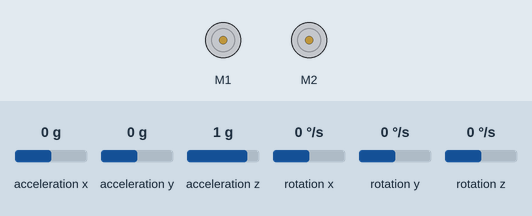
Bench run of a sketch on a simulated Arduino Uno, built with avr-gcc and run on an emulated ATmega328P. Parts: 2 × DC motor (green arrow = forward, orange = backward, longer = faster). Inputs (shaded band) come from the test bench; at power-on: acceleration y 0 g, acceleration x 0 g, acceleration z 1 g, rotation x 0 °/s, rotation y 0 °/s, rotation z 0 °/s. What the sketch prints to the serial monitor is not drawn.

Above: at 1.7 s.
1.8 s: acceleration y set to -1.4 g
At 2.8 s:
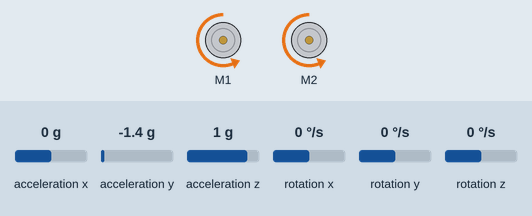
3.3 s: acceleration y set to 0 g
At 4.5 s:
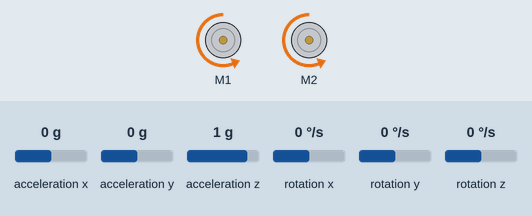
4.8 s: acceleration y set to 0.8 g
At 6.0 s:
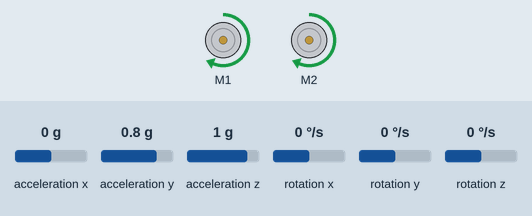
6.3 s: acceleration y set to 0 g
8.3 s: acceleration y set to 1.4 g
At 8.9 s:
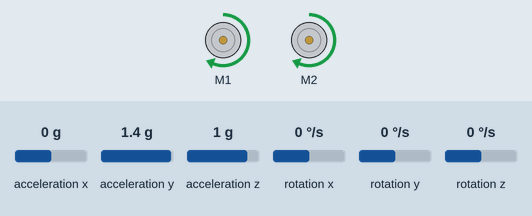
Timing chart, 0 to 10.8 s (numbered marks = the images above; inputs shaded):
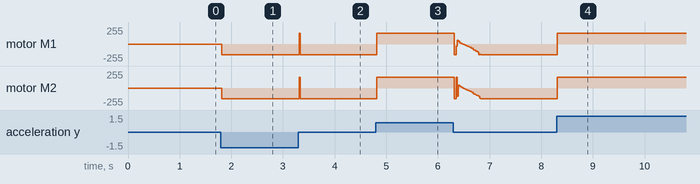

The sketch:

gyro_and_motors_V3.ino
```cpp
//Somewhat ok PID settings: 130/10, 13/20, 90/10
//Even more stable:  135; 50; 16

//way better PID settings (IT ACTUALLY STAYS UPRIGHT): 100/10; 16/40; 55/10


//Last PID: 140/10; 16/40; 120/10
#include <PWM.h>

#include "I2Cdev.h"

#include "MPU6050_6Axis_MotionApps20.h"

#include "DualVNH5019MotorShield.h"

// Arduino Wire library is required if I2Cdev I2CDEV_ARDUINO_WIRE implementation
// is used in I2Cdev.h

DualVNH5019MotorShield md;

#if I2CDEV_IMPLEMENTATION == I2CDEV_ARDUINO_WIRE
    #include "Wire.h"
#endif

#define MAX 255
#define ANGLE_MECHANICAL_CALIBRATION 0.1

MPU6050 mpu;

bool dmpReady = true;  // set true if DMP init was successful
uint8_t mpuIntStatus;   // holds actual interrupt status byte from MPU
uint8_t devStatus;      // return status after each device operation (0 = success, !0 = error)
uint16_t packetSize;    // expected DMP packet size (default is 42 bytes)
uint16_t fifoCount;     // count of all bytes currently in FIFO
uint8_t fifoBuffer[64]; // FIFO storage buffer

// orientation/motion vars
Quaternion q;           // [w, x, y, z]         quaternion container
VectorInt16 aa;         // [x, y, z]            accel sensor measurements
VectorInt16 aaReal;     // [x, y, z]            gravity-free accel sensor measurements
VectorInt16 aaWorld;    // [x, y, z]            world-frame accel sensor measurements
VectorFloat gravity;    // [x, y, z]            gravity vector
float ypr[3];           // [yaw, pitch, roll]   yaw/pitch/roll container and gravity vector


//ALL FUNCTIONS USED

void setM1Speed(int speed); // Set speed for M1.
void setM2Speed(int speed); // Set speed for M2.
void setSpeeds(int m1Speed, int m2Speed); // Set speed for both M1 and M2.
void setM1Brake(int brake); // Brake M1.
void setM2Brake(int brake); // Brake M2.
void setBrakes(int m1Brake, int m2Brake);

void gyro_init();

void calc_balance_PID();
void calc_setpoint_PID();

void receive_data();

void stopIfFault();

//END OF FUNCTIONS

int avgPWM = 0;
int avgPWM_array[10];
int avgPWM_counter=0;


//Balancing PID related values
int error, P, D, last_P;
long I = 0;
int speed=0;
int I_gain_num = 33;
int I_gain_den = 40;
int D_gain_num = 550;
int D_gain_den = 10;
int P_gain_num= 209;//numenator
int P_gain_den=10;//denominator
int max_i=200;
int target_PWM=100;

//
//setpoint PID related values
int stp_error=0;
int last_stp_error=0;
long int stp_I=0;
int stp_P=0;
int stp_D=0;

/*
int stp_P_gain=500;
int stp_I_gain=750;
int stp_D_gain=200; good for just standing up
*/
int stp_P_gain=100;
int stp_I_gain=5050;
int stp_D_gain=150;
//

char buff[4];
float offset;
int turn;
int dir;
int turn_amount;
int direction_amount;
int remap_counter=0;
int remap_normalise_counter=0;
int remap_limit=10;
int setpoint_offset=0;
int motor_left=0;
int motor_right=0;

unsigned long controller_rst_timer;

void setup() {
  // put your setup code here, to run once:

   gyro_init();
   P=I=D=error=last_P=0;

dir=0;
turn=0;
turn_amount=100;
direction_amount=5;
target_PWM=0;
//zero avgPWM
for(avgPWM_counter=0;avgPWM_counter<9;avgPWM_counter++){
  avgPWM_array[avgPWM_counter]=0;
}
avgPWM_counter=0;
   Serial.begin(9600);
   md.init();
}


void loop() {
    //receive_data();
  // put your main code here, to run repeatedly:
      mpuIntStatus = mpu.getIntStatus();
    fifoCount = mpu.getFIFOCount();
    if ((mpuIntStatus & 0x10) || fifoCount == 1024) {
        mpu.resetFIFO();
    } else if (mpuIntStatus & 0x02) {
        while (fifoCount < packetSize) fifoCount = mpu.getFIFOCount();
        while((millis()%5)!=0);
        mpu.getFIFOBytes(fifoBuffer, packetSize);
        fifoCount -= packetSize;
            mpu.dmpGetQuaternion(&q, fifoBuffer);
            mpu.dmpGetGravity(&gravity, &q);
            mpu.dmpGetYawPitchRoll(ypr, &q, &gravity);


        //If robot is lying down, stop the motors
        if(ypr[2]>1||ypr[2]<(-1)){
          setpoint_offset=0;
          md.setSpeeds(0,0);
          I=0;
          stp_I=0;
        }
        //if it's not horisontal: DRIVE and BALANCE! :)
        else{
          calc_setpoint_PID();
          calc_balance_PID();

            md.setSpeeds(motor_left+turn+target_PWM, motor_right-turn+target_PWM);
        }
    }
}


//FUNCTIONS:


/*void receive_data(){

      if(Serial.available()>2){
      buff[0]=Serial.read();
      if(buff[0]=='d'){
        turn=Serial.parseInt();
        turn=turn/2;
        dir=Serial.parseInt();
        target_PWM=map(dir, -512, 512, -150, 150);
      }
    else{

      if(buff[0]=='s'){
        buff[0]=Serial.read();
          if(buff[0]=='p'){
            P_gain_num=Serial.parseInt();
            Serial.print("P_numerator set to ");
            Serial.println(P_gain_num);
          }
          else if(buff[0]=='P'){
            P_gain_den=Serial.parseInt();
            Serial.print("P_denominator set to ");
            Serial.println(P_gain_den);
          }
          else if(buff[0]=='D'){
            D_gain_den=Serial.parseInt();
            Serial.print("D_gain_denominator set to ");
            Serial.println(D_gain_den);
          }
          else if(buff[0]=='I'){
            I_gain_den=Serial.parseInt();
            Serial.print("I_gain_denominator set to ");
            Serial.println(I_gain_den);
          }
                    else if(buff[0]=='d'){
            D_gain_num=Serial.parseInt();
            Serial.print("D_gain_numenator set to ");
            Serial.println(D_gain_num);
          }
          else if(buff[0]=='i'){
            I_gain_num=Serial.parseInt();
            Serial.print("I_gain_numenator set to ");
            Serial.println(I_gain_num);
          }
          else if(buff[0]=='s'){
            buff[0]=Serial.read();
            if(buff[0]=='p'){
              stp_P_gain=Serial.parseInt();
              Serial.print("stp_P_gain set to ");
              Serial.println(stp_P_gain);
            }
            else if(buff[0]=='i'){
              stp_I_gain=Serial.parseInt();
              Serial.print("stp_I_gain set to ");
              Serial.println(stp_I_gain);
            }
            else if(buff[0]=='d'){
              stp_D_gain=Serial.parseInt();
              Serial.print("stp_D_gain set to ");
              Serial.println(stp_D_gain);
            }
          }


      }
    }
  }
}
*/
void gyro_init(){
   #if I2CDEV_IMPLEMENTATION == I2CDEV_ARDUINO_WIRE
        Wire.begin();
        Wire.setClock(400000); // 400kHz I2C clock. Comment this line if having compilation difficulties
    #elif I2CDEV_IMPLEMENTATION == I2CDEV_BUILTIN_FASTWIRE
        Fastwire::setup(400, true);
    #endif
    Serial.begin(9600);
    mpu.initialize();

    Serial.println(F("Initializing DMP..."));
    devStatus = mpu.dmpInitialize();

    // Gyro offsets
    mpu.setXGyroOffset(-599);
    mpu.setYGyroOffset(39);
    mpu.setZGyroOffset(15);
    mpu.setZAccelOffset(2279);

    if (devStatus == 0) {
        Serial.println(F("Enabling DMP..."));
        mpu.setDMPEnabled(true);


        mpuIntStatus = mpu.getIntStatus();

        // set our DMP Ready flag so the main loop() function knows it's okay to use it
        Serial.println(F("DMP ready! Waiting for first interrupt..."));
        dmpReady = true;

        // get expected DMP packet size for later comparison
        packetSize = mpu.dmpGetFIFOPacketSize();
    } else {
        // ERROR!
        // 1 = initial memory load failed
        // 2 = DMP configuration updates failed
        // (if it's going to break, usually the code will be 1)
        Serial.print(F("DMP Initialization failed (code "));
        Serial.print(devStatus);
        Serial.println(F(")"));
    }
    if (!dmpReady){
      Serial.print("DMP not ready!");
      while(1);
    }


}

void calc_balance_PID(){

        //calc P
        P=(ypr[2])*100+setpoint_offset;
        //P=P;
        /*if(ypr[2]<0){
          P=-P;
        }*/
        if(P>25){
          P=25;
        }
        else if(P<-25){
          P=-25;
        }
        //calc I
        I+=P;
        if(I>300) I=300;
        else if(I<-300) I=-300;


        //calc D
        D=P-last_P;

        //calc Total error
        error=(P*P_gain_num/P_gain_den) + (I*I_gain_num/I_gain_den) + (D*D_gain_num/D_gain_den);

        if(error>255){
          error=255;
        }
        else if(error<-255){
          error=-255;
        }
        //remember last error
        last_P=P;

        //assign total corrections to motors
        motor_right=error+dir;
        motor_left=error+dir;
}

void calc_setpoint_PID(){

    /*if(target_PWM<0&&error<=0){
      setpoint_offset=target_PWM/50;
    }
    else if(target_PWM>0&&error>=0){
      setpoint_offset=target_PWM/50;
    }
    else{
      stp_error=(error-target_PWM);
      stp_I+=stp_error;
      stp_D=stp_error-last_stp_error;
      setpoint_offset=stp_error/stp_P_gain+stp_I/stp_I_gain+stp_D/stp_D_gain;
      last_stp_error=stp_error;
    }*/

          stp_error=(error-target_PWM);
      stp_I+=stp_error;
      stp_D=stp_error-last_stp_error;
      setpoint_offset=stp_error/stp_P_gain+stp_I/stp_I_gain+stp_D/stp_D_gain;
      last_stp_error=stp_error;


}

void stopIfFault()
{
  if (md.getM1Fault())
  {
    Serial.println("M1 fault");
    while(1);
  }
  if (md.getM2Fault())
  {
    Serial.println("M2 fault");
    while(1);
  }
}
```

Measured:
- after the input at 1.8 s, motor M1, motor M2: stopped → backward 162/255 at once
- after the input at 3.3 s, motor M1, motor M2: backward 162/255 → forward 162/255 at once, → backward 162/255 0.02 s later
- after the input at 4.8 s, motor M1, motor M2: backward 162/255 → forward 162/255 at once
- after the input at 8.3 s, motor M1, motor M2: backward 162/255 → forward 162/255 at once
